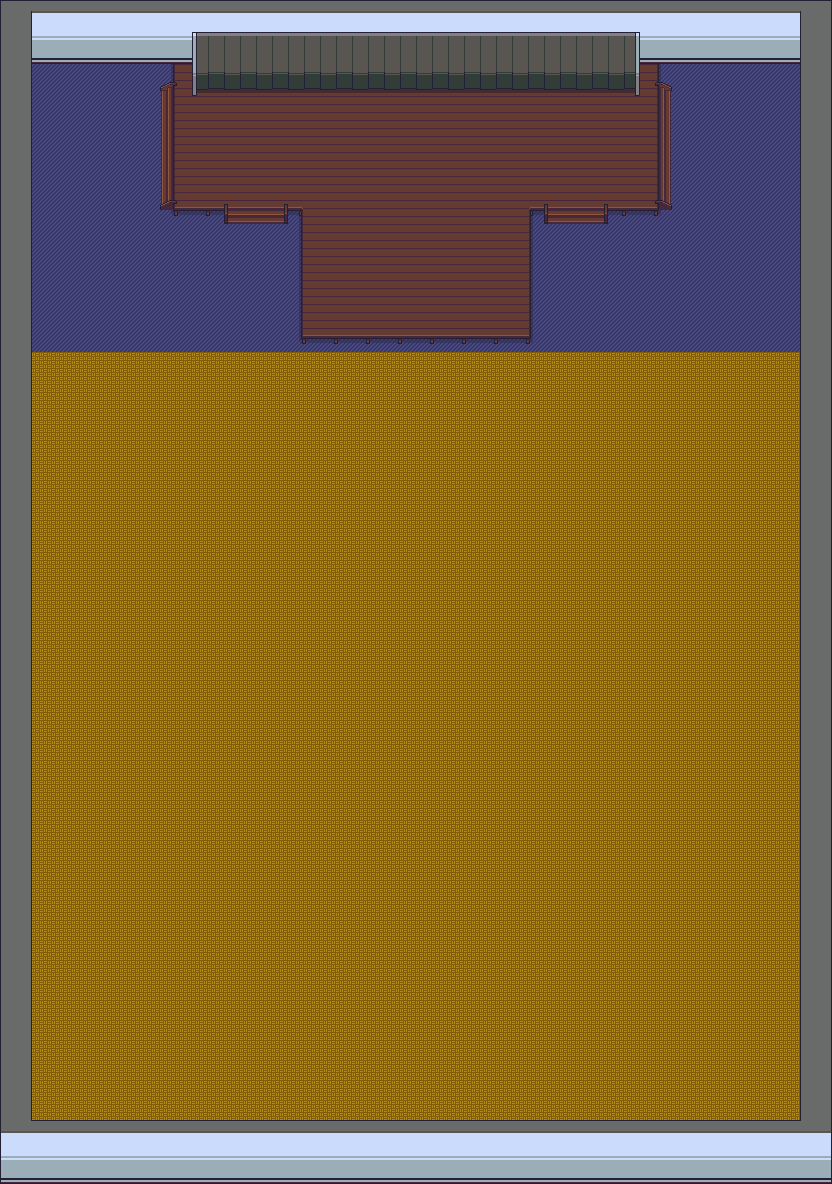

Below is a game level as drawn by its tile map, then a one-line description and the .tmx file that defines it, in full:
An orthogonal 26x37 tile map with 32x32 px tiles, 1 tile layer (east-gold), 1 hidden layer not drawn, 2 tilesets.

<map version="1.5" tiledversion="1.6.0" orientation="orthogonal" renderorder="right-down" width="26" height="37" tilewidth="32" tileheight="32" infinite="0" nextlayerid="3" nextobjectid="1">
 <tileset firstgid="1" name="keynote-original" tilewidth="32" tileheight="32" tilecount="962" columns="26">
  <image source="keynote-original.png" width="832" height="1184" />
 </tileset>
 <tileset firstgid="963" name="floors" tilewidth="32" tileheight="32" tilecount="2500" columns="25">
  <image source="floors.png" width="800" height="800" />
 </tileset>
 <layer id="1" name="east-gold" width="26" height="37">
  <data encoding="csv">
1,2,3,4,5,6,7,8,9,10,11,12,13,14,15,16,17,18,19,20,21,22,23,24,25,26,
27,28,29,30,31,32,33,34,35,36,37,38,39,40,41,42,43,44,45,46,47,48,49,50,51,52,
53,54,55,56,57,58,59,60,61,62,63,64,65,66,67,68,69,70,71,72,73,74,75,76,77,78,
79,80,81,82,83,84,85,86,87,88,89,90,91,92,93,94,95,96,97,98,99,100,101,102,103,104,
105,106,107,108,109,110,111,112,113,114,115,116,117,118,119,120,121,122,123,124,125,126,127,128,129,130,
131,132,133,134,135,136,137,138,139,140,141,142,143,144,145,146,147,148,149,150,151,152,153,154,155,156,
157,158,159,160,161,162,163,164,165,166,167,168,169,170,171,172,173,174,175,176,177,178,179,180,181,182,
183,184,185,186,187,188,189,190,191,192,193,194,195,196,197,198,199,200,201,202,203,204,205,206,207,208,
209,210,211,212,213,214,215,216,217,218,219,220,221,222,223,224,225,226,227,228,229,230,231,232,233,234,
235,236,237,238,239,240,241,242,243,244,245,246,247,248,249,250,251,252,253,254,255,256,257,258,259,260,
261,262,263,264,265,266,267,268,269,270,271,272,273,274,275,276,277,278,279,280,281,282,283,284,285,286,
287,1335,1335,1335,1335,1335,1335,1335,1335,1335,1335,1335,1335,1335,1335,1335,1335,1335,1335,1335,1335,1335,1335,1335,1335,312,
313,1335,1335,1335,1335,1335,1335,1335,1335,1335,1335,1335,1335,1335,1335,1335,1335,1335,1335,1335,1335,1335,1335,1335,1335,338,
339,1335,1335,1335,1335,1335,1335,1335,1335,1335,1335,1335,1335,1335,1335,1335,1335,1335,1335,1335,1335,1335,1335,1335,1335,364,
365,1335,1335,1335,1335,1335,1335,1335,1335,1335,1335,1335,1335,1335,1335,1335,1335,1335,1335,1335,1335,1335,1335,1335,1335,390,
391,1335,1335,1335,1335,1335,1335,1335,1335,1335,1335,1335,1335,1335,1335,1335,1335,1335,1335,1335,1335,1335,1335,1335,1335,416,
417,1335,1335,1335,1335,1335,1335,1335,1335,1335,1335,1335,1335,1335,1335,1335,1335,1335,1335,1335,1335,1335,1335,1335,1335,442,
443,1335,1335,1335,1335,1335,1335,1335,1335,1335,1335,1335,1335,1335,1335,1335,1335,1335,1335,1335,1335,1335,1335,1335,1335,468,
469,1335,1335,1335,1335,1335,1335,1335,1335,1335,1335,1335,1335,1335,1335,1335,1335,1335,1335,1335,1335,1335,1335,1335,1335,494,
495,1335,1335,1335,1335,1335,1335,1335,1335,1335,1335,1335,1335,1335,1335,1335,1335,1335,1335,1335,1335,1335,1335,1335,1335,520,
521,1335,1335,1335,1335,1335,1335,1335,1335,1335,1335,1335,1335,1335,1335,1335,1335,1335,1335,1335,1335,1335,1335,1335,1335,546,
547,1335,1335,1335,1335,1335,1335,1335,1335,1335,1335,1335,1335,1335,1335,1335,1335,1335,1335,1335,1335,1335,1335,1335,1335,572,
573,1335,1335,1335,1335,1335,1335,1335,1335,1335,1335,1335,1335,1335,1335,1335,1335,1335,1335,1335,1335,1335,1335,1335,1335,598,
599,1335,1335,1335,1335,1335,1335,1335,1335,1335,1335,1335,1335,1335,1335,1335,1335,1335,1335,1335,1335,1335,1335,1335,1335,624,
625,1335,1335,1335,1335,1335,1335,1335,1335,1335,1335,1335,1335,1335,1335,1335,1335,1335,1335,1335,1335,1335,1335,1335,1335,650,
651,1335,1335,1335,1335,1335,1335,1335,1335,1335,1335,1335,1335,1335,1335,1335,1335,1335,1335,1335,1335,1335,1335,1335,1335,676,
677,1335,1335,1335,1335,1335,1335,1335,1335,1335,1335,1335,1335,1335,1335,1335,1335,1335,1335,1335,1335,1335,1335,1335,1335,702,
703,1335,1335,1335,1335,1335,1335,1335,1335,1335,1335,1335,1335,1335,1335,1335,1335,1335,1335,1335,1335,1335,1335,1335,1335,728,
729,1335,1335,1335,1335,1335,1335,1335,1335,1335,1335,1335,1335,1335,1335,1335,1335,1335,1335,1335,1335,1335,1335,1335,1335,754,
755,1335,1335,1335,1335,1335,1335,1335,1335,1335,1335,1335,1335,1335,1335,1335,1335,1335,1335,1335,1335,1335,1335,1335,1335,780,
781,1335,1335,1335,1335,1335,1335,1335,1335,1335,1335,1335,1335,1335,1335,1335,1335,1335,1335,1335,1335,1335,1335,1335,1335,806,
807,1335,1335,1335,1335,1335,1335,1335,1335,1335,1335,1335,1335,1335,1335,1335,1335,1335,1335,1335,1335,1335,1335,1335,1335,832,
833,1335,1335,1335,1335,1335,1335,1335,1335,1335,1335,1335,1335,1335,1335,1335,1335,1335,1335,1335,1335,1335,1335,1335,1335,858,
859,1335,1335,1335,1335,1335,1335,1335,1335,1335,1335,1335,1335,1335,1335,1335,1335,1335,1335,1335,1335,1335,1335,1335,1335,884,
885,1335,1335,1335,1335,1335,1335,1335,1335,1335,1335,1335,1335,1335,1335,1335,1335,1335,1335,1335,1335,1335,1335,1335,1335,910,
911,912,913,914,915,916,917,918,919,920,921,922,923,924,925,926,927,928,929,930,931,932,933,934,935,936,
937,938,939,940,941,942,943,944,945,946,947,948,949,950,951,952,953,954,955,956,957,958,959,960,961,962
</data>
 </layer>
 <layer id="2" name="west-silver" width="26" height="37" visible="0">
  <data encoding="csv">
1,2,3,4,5,6,7,8,9,10,11,12,13,14,15,16,17,18,19,20,21,22,23,24,25,26,
27,28,29,30,31,32,33,34,35,36,37,38,39,40,41,42,43,44,45,46,47,48,49,50,51,52,
53,54,55,56,57,58,59,60,61,62,63,64,65,66,67,68,69,70,71,72,73,74,75,76,77,78,
79,80,81,82,83,84,85,86,87,88,89,90,91,92,93,94,95,96,97,98,99,100,101,102,103,104,
105,106,107,108,109,110,111,112,113,114,115,116,117,118,119,120,121,122,123,124,125,126,127,128,129,130,
131,132,133,134,135,136,137,138,139,140,141,142,143,144,145,146,147,148,149,150,151,152,153,154,155,156,
157,158,159,160,161,162,163,164,165,166,167,168,169,170,171,172,173,174,175,176,177,178,179,180,181,182,
183,184,185,186,187,188,189,190,191,192,193,194,195,196,197,198,199,200,201,202,203,204,205,206,207,208,
209,210,211,212,213,214,215,216,217,218,219,220,221,222,223,224,225,226,227,228,229,230,231,232,233,234,
235,236,237,238,239,240,241,242,243,244,245,246,247,248,249,250,251,252,253,254,255,256,257,258,259,260,
261,262,263,264,265,266,267,268,269,270,271,272,273,274,275,276,277,278,279,280,281,282,283,284,285,286,
287,0,0,0,0,0,0,0,0,0,0,0,0,0,0,0,0,0,0,0,0,0,0,0,0,312,
313,0,0,0,0,0,0,0,0,0,0,0,0,0,0,0,0,0,0,0,0,0,0,0,0,338,
339,0,0,0,0,0,0,0,0,0,0,0,0,0,0,0,0,0,0,0,0,0,0,0,0,364,
365,0,0,0,0,0,0,0,0,0,0,0,0,0,0,0,0,0,0,0,0,0,0,0,0,390,
391,0,0,0,0,0,0,0,0,0,0,0,0,0,0,0,0,0,0,0,0,0,0,0,0,416,
417,0,0,0,0,0,0,0,0,0,0,0,0,0,0,0,0,0,0,0,0,0,0,0,0,442,
443,0,0,0,0,0,0,0,0,0,0,0,0,0,0,0,0,0,0,0,0,0,0,0,0,468,
469,0,0,0,0,0,0,0,0,0,0,0,0,0,0,0,0,0,0,0,0,0,0,0,0,494,
495,0,0,0,0,0,0,0,0,0,0,0,0,0,0,0,0,0,0,0,0,0,0,0,0,520,
521,0,0,0,0,0,0,0,0,0,0,0,0,0,0,0,0,0,0,0,0,0,0,0,0,546,
547,0,0,0,0,0,0,0,0,0,0,0,0,0,0,0,0,0,0,0,0,0,0,0,0,572,
573,0,0,0,0,0,0,0,0,0,0,0,0,0,0,0,0,0,0,0,0,0,0,0,0,598,
599,0,0,0,0,0,0,0,0,0,0,0,0,0,0,0,0,0,0,0,0,0,0,0,0,624,
625,0,0,0,0,0,0,0,0,0,0,0,0,0,0,0,0,0,0,0,0,0,0,0,0,650,
651,0,0,0,0,0,0,0,0,0,0,0,0,0,0,0,0,0,0,0,0,0,0,0,0,676,
677,0,0,0,0,0,0,0,0,0,0,0,0,0,0,0,0,0,0,0,0,0,0,0,0,702,
703,0,0,0,0,0,0,0,0,0,0,0,0,0,0,0,0,0,0,0,0,0,0,0,0,728,
729,0,0,0,0,0,0,0,0,0,0,0,0,0,0,0,0,0,0,0,0,0,0,0,0,754,
755,0,0,0,0,0,0,0,0,0,0,0,0,0,0,0,0,0,0,0,0,0,0,0,0,780,
781,0,0,0,0,0,0,0,0,0,0,0,0,0,0,0,0,0,0,0,0,0,0,0,0,806,
807,0,0,0,0,0,0,0,0,0,0,0,0,0,0,0,0,0,0,0,0,0,0,0,0,832,
833,0,0,0,0,0,0,0,0,0,0,0,0,0,0,0,0,0,0,0,0,0,0,0,0,858,
859,0,0,0,0,0,0,0,0,0,0,0,0,0,0,0,0,0,0,0,0,0,0,0,0,884,
885,0,0,0,0,0,0,0,0,0,0,0,0,0,0,0,0,0,0,0,0,0,0,0,0,910,
911,912,913,914,915,916,917,918,919,920,921,922,923,924,925,926,927,928,929,930,931,932,933,934,935,936,
937,938,939,940,941,942,943,944,945,946,947,948,949,950,951,952,953,954,955,956,957,958,959,960,961,962
</data>
 </layer>
</map>